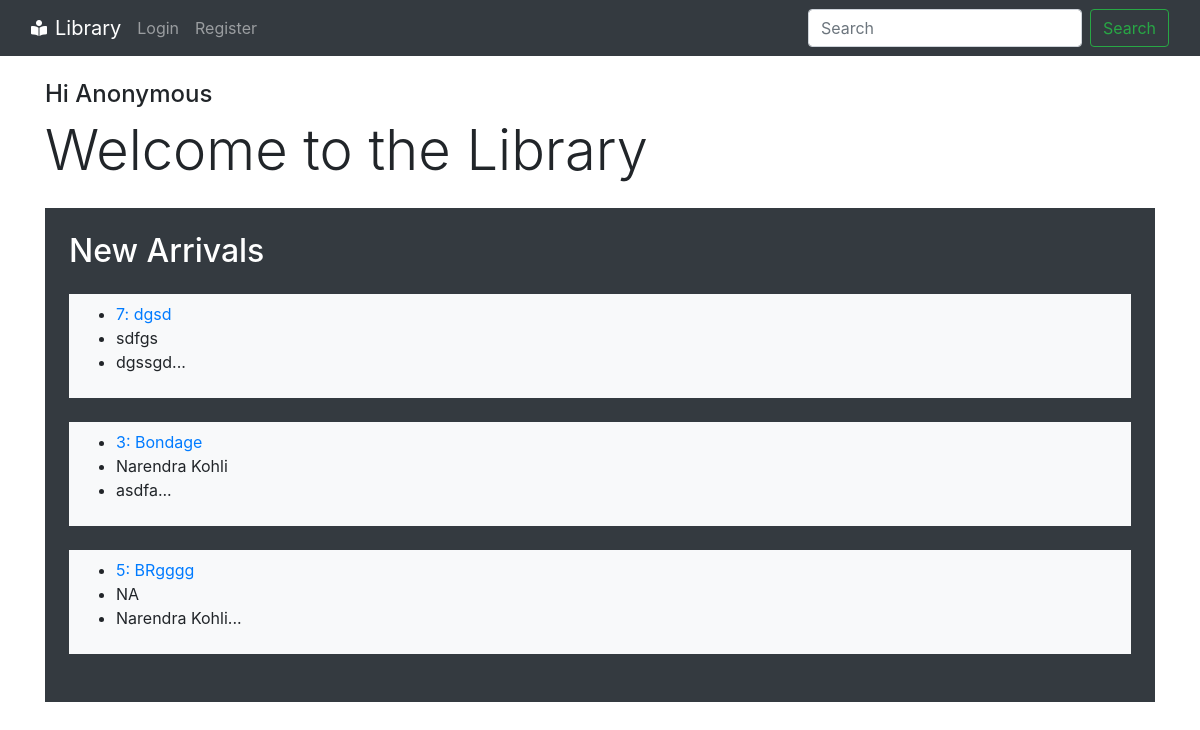
Before: / with the older database file.
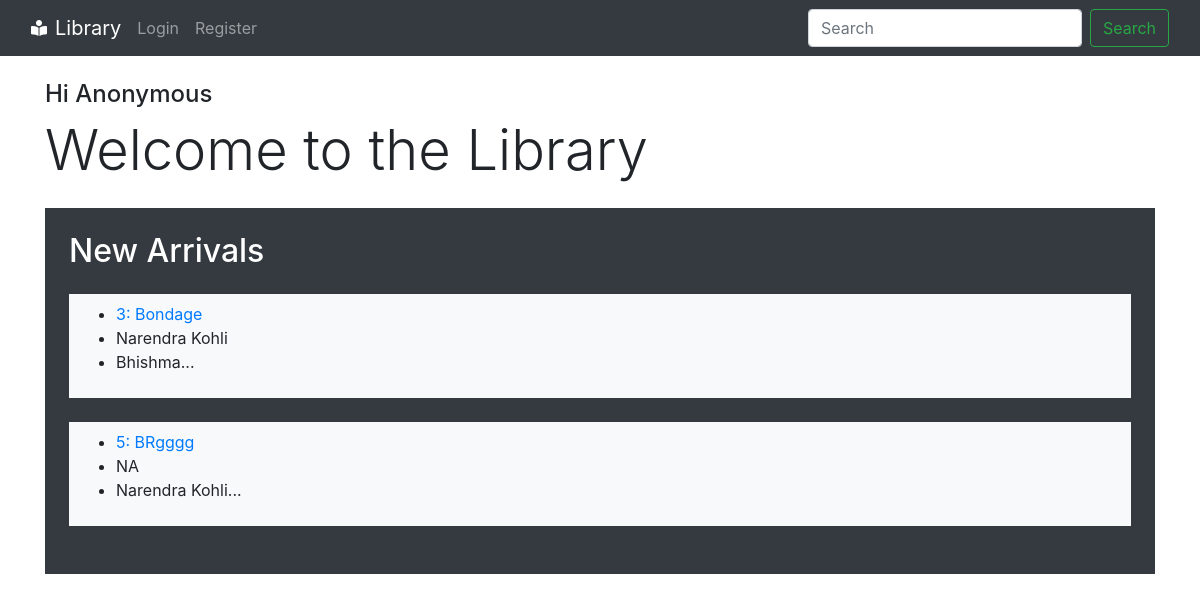
After: the same page with the newer database file.
### library/models.py (models this page shows, shortened)
class Book(models.Model):
    title = models.CharField(max_length=100)
    author = models.CharField(max_length=100)
    publisher = models.CharField(max_length=100)
    genre = models.CharField(max_length=100)
    summary = models.TextField()
    isbn = models.CharField(max_length=20)
    avl = models.BooleanField()
    booknum = models.IntegerField()

### library/views.py (the view)
# urls.py: 2. Add a URL to urlpatterns:  path('', views.home, name='home')
def home(request):
    allbooks = Book.objects.all().reverse()
    l = len(allbooks)
    if l < 10:
        return render(request, 'home.html',{'curruser': request.user, 'books': allbooks})
    else:
        return render(request, 'home.html',{'curruser': request.user, 'books': allbooks[(l-10):]})

### templates/home.html (shortened to what this page needs)
{% extends 'base.html' %}
{% block body %}
    <div class="container my-4">
        <h4>Hi {% if curruser.is_authenticated %}{{curruser.username}}{% else %}Anonymous{% endif %}</h4>
        <h1 class= 'display-4' >Welcome to the Library</h1>
            <div class="container my-4 bg-dark p-4">
                <h2 class='text-white'>New Arrivals</h2>
                {% for book in books reversed %}
                    <div class="container my-4 bg-light py-2">
                        <ul>
                            <li><a href="/book/{{book.booknum}}">{{book.booknum}}: {{book.title}}</a></li>
                            <li> {{book.author}} </li>
                            <li> {{book.summary|truncatechars:20}}...</li>
                        </ul>
                    </div>
                {% endfor %}
            </div>
    </div>
{% endblock body %}

Changed rows visible on the page:
removed Book: booknum "7", title "dgsd", author "sdfgs", summary "dgssgd"
changed Book "Bondage": summary "asdfa" → "Bhishma"
